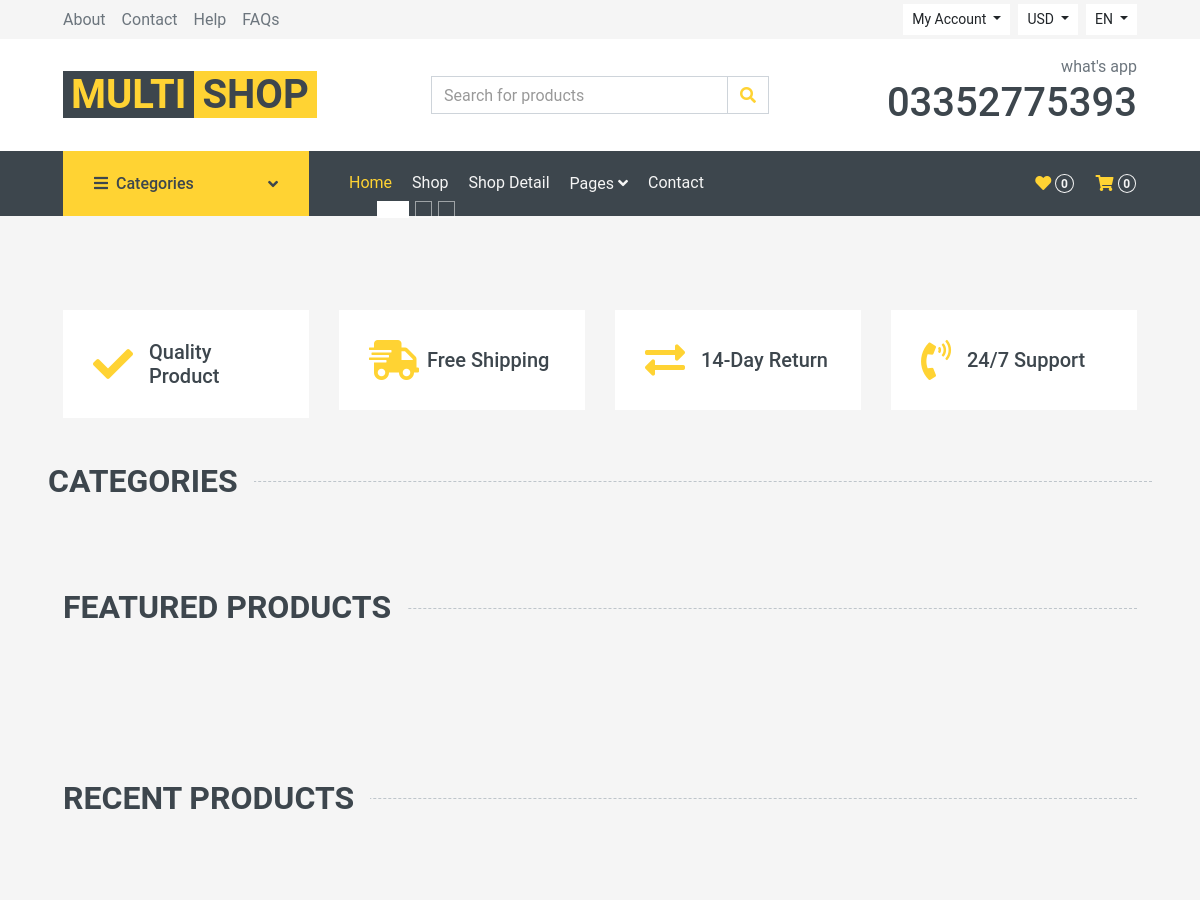
/ (upper part), run on an earlier commit of the app's database.
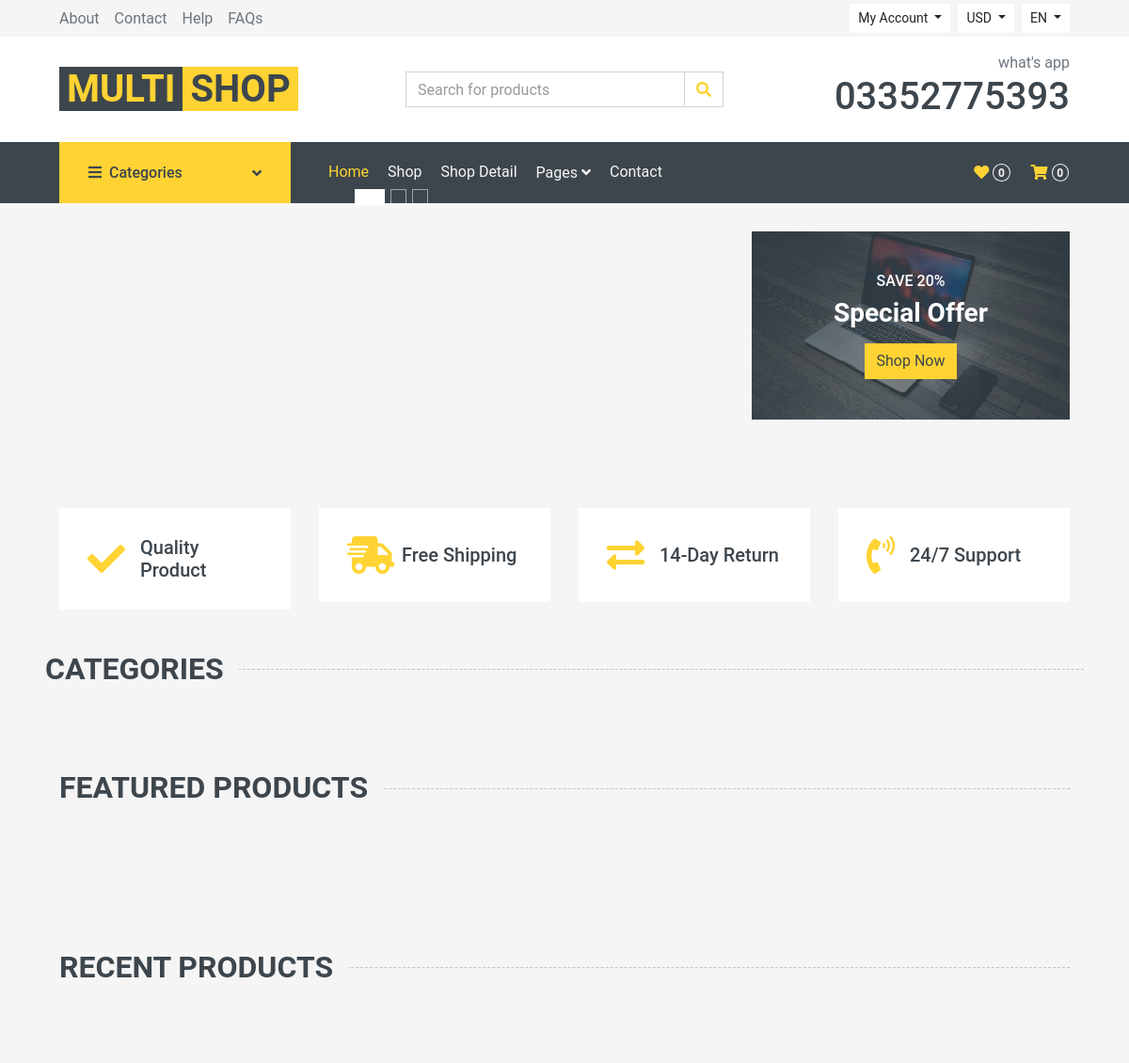
And on a later commit of the database.
### store/models.py (models this page shows)
class Market(models.Model):
    img = models.ImageField(upload_to='pics')

### store/views.py (the view)
# urls.py: path('', views.index, name='index'),
def index(request):
    market = Market.objects.all()
    front = Front.objects.all()
    sub_category = Sub_category.objects.all()
    product = Product.objects.all()
    sub_product = Sub_product.objects.all()
    vendor = Vendor.objects.all()
    context = {
        'market': market,
        'sub_category': sub_category,
        'product': product,
        'sub_product': sub_product,
        'vendor': vendor,
        'front': front,
    }
    return render(request, 'index.html', context)

### store/templates/index.html (shortened to what the changed rows need)
{% load static %} {% static "images" as baseUrl %}
<!DOCTYPE html>
<html lang="en">
  <head>
    <link
      href="https://cdnjs.cloudflare.com/ajax/libs/font-awesome/5.10.0/css/all.min.css"
      rel="stylesheet"
    />
    <link href="{% static 'lib/animate/animate.min.css' %}" rel="stylesheet" />
    <link
      href="{% static 'lib/owlcarousel/assets/owl.carousel.min.css' %}"
      rel="stylesheet"
    />
    <link href="{% static 'css/style.css' %}" rel="stylesheet" />
  </head>
  <body>
    <div class="container-fluid">
      <div
        class="row align-items-center bg-light py-3 px-xl-5 d-none d-lg-flex"
      >
        <div class="col-lg-4 col-6 text-right">
          <h5 class="m-0"><h1>03352775393</h1></h5>
        </div>
      </div>
    </div>
    <div class="container-fluid mb-3">
      <div class="row px-xl-5">
        <div class="col-lg-4">
          {%for market in market%}
          <div class="product-offer mb-30" style="height: 200px">
            <img
              class="img-fluid"
              src="{{market.img.url}}"
              alt=""
            />
            <div class="offer-text">
              <h6 class="text-white text-uppercase">Save 20%</h6>
              <h3 class="text-white mb-3">Special Offer</h3>
              <a href="" class="btn btn-primary">Shop Now</a>
            </div>
          </div>
         {%endfor%}
        </div>
      </div>
    </div>
    <div class="container-fluid pt-5">
      <div class="row px-xl-5 pb-3">
        <div class="col-lg-3 col-md-6 col-sm-12 pb-1">
          <div
            class="d-flex align-items-center bg-light mb-4"
            style="padding: 30px"
          >
            <h1 class="fa fa-check text-primary m-0 mr-3"></h1>
          </div>
        </div>
        <div class="col-lg-3 col-md-6 col-sm-12 pb-1">
          <div
            class="d-flex align-items-center bg-light mb-4"
            style="padding: 30px"
          >
            <h1 class="fa fa-shipping-fast text-primary m-0 mr-2"></h1>
          </div>
        </div>
        <div class="col-lg-3 col-md-6 col-sm-12 pb-1">
          <div
            class="d-flex align-items-center bg-light mb-4"
            style="padding: 30px"
          >
            <h1 class="fas fa-exchange-alt text-primary m-0 mr-3"></h1>
          </div>
        </div>
        <div class="col-lg-3 col-md-6 col-sm-12 pb-1">
          <div
            class="d-flex align-items-center bg-light mb-4"
            style="padding: 30px"
          >
            <h1 class="fa fa-phone-volume text-primary m-0 mr-3"></h1>
          </div>
        </div>
      </div>
    </div>
      <h2 class="section-title position-relative text-uppercase mx-xl-5 mb-4">
        <span class="bg-secondary pr-3">Categories</span>
      </h2>
    <div class="container-fluid pt-5 pb-3">
      <h2 class="section-title position-relative text-uppercase mx-xl-5 mb-4">
        <span class="bg-secondary pr-3">Featured Products</span>
      </h2>
    </div>
    <div class="container-fluid pt-5 pb-3">
      <h2 class="section-title position-relative text-uppercase mx-xl-5 mb-4">
        <span class="bg-secondary pr-3">Recent Products</span>
      </h2>
    </div>
  </body>
</html>

What changed in the data, as far as the page shows it:
added Market: img (picture)
